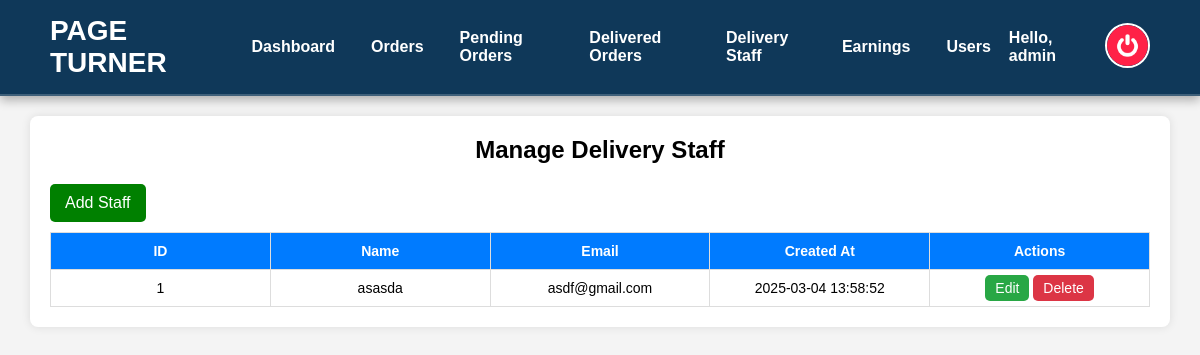
The app's page /admin_manage_staff.php (signed in), older data.
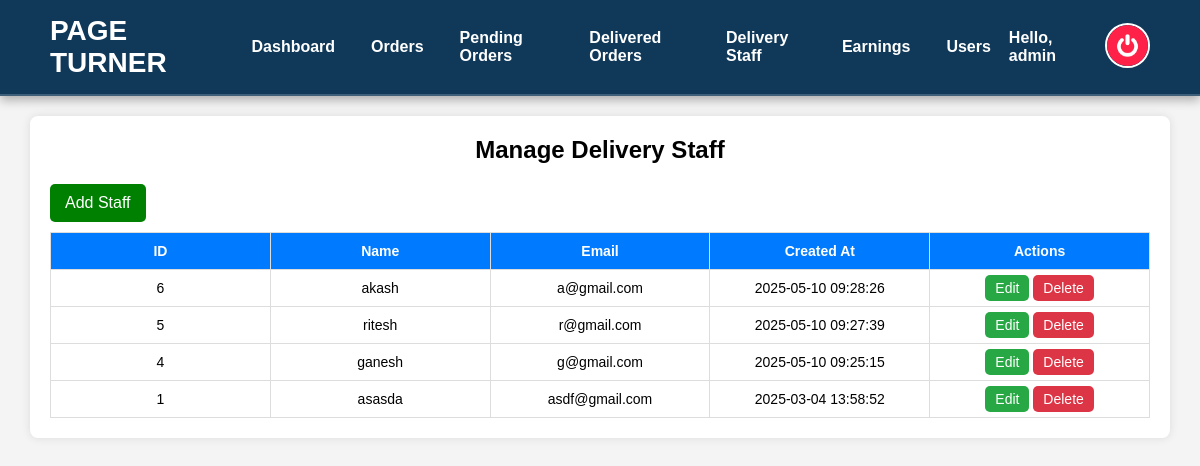
The same page, newer data.
### tables this page shows
CREATE TABLE `staff` (
  `id` int(11) NOT NULL,
  `name` varchar(255) NOT NULL,
  `email` varchar(255) NOT NULL,
  `password` varchar(255) NOT NULL,
  `created_at` timestamp NOT NULL DEFAULT current_timestamp()
);

### admin_manage_staff.php (the view, shortened to what this page needs)
<?php
include 'config.php';
$staff_query = mysqli_query($conn, "SELECT * FROM staff ORDER BY created_at DESC");
?>
<!DOCTYPE html>
<html lang="en">
<head>
</head>
<body>
<?php include 'admin_header.php'; ?>
<div class="container">
    <h2>Manage Delivery Staff</h2>
    <a href="admin_add_staff.php" class="add-btn" style="background-color:green">Add Staff</a>
    <div class="table-wrapper">
        <table>
            <tr>
                <th>ID</th>
                <th>Name</th>
                <th>Email</th>
                <th>Created At</th>
                <th>Actions</th>
            </tr>
            <?php
            if (mysqli_num_rows($staff_query) > 0) {
                while ($staff = mysqli_fetch_assoc($staff_query)) {
                    echo "<tr>
                            <td>{$staff['id']}</td>
                            <td>{$staff['name']}</td>
                            <td>{$staff['email']}</td>
                            <td>{$staff['created_at']}</td>
                            <td>
                                <a href='admin_edit_staff.php?id={$staff['id']}' class='action-btn edit-btn'>Edit</a>
                                <a href='admin_delete_staff.php?id={$staff['id']}' class='action-btn delete-btn' onclick='return confirm(\"Are you sure you want to delete this staff member?\")'>Delete</a>
                            </td>
                          </tr>";
                }
            } else {
                echo "<tr><td colspan='5'>No Staff Found</td></tr>";
            }
            ?>
        </table>
    </div>
</div>
</body>
</html>

Row changes from the older to the newer data that the page shows:
added staff: id "6", name "akash", email "a@gmail.com", created_at "2025-05-10 09:28:26"
added staff: id "5", name "ritesh", email "r@gmail.com", created_at "2025-05-10 09:27:39"
added staff: id "4", name "ganesh", email "g@gmail.com", created_at "2025-05-10 09:25:15"
